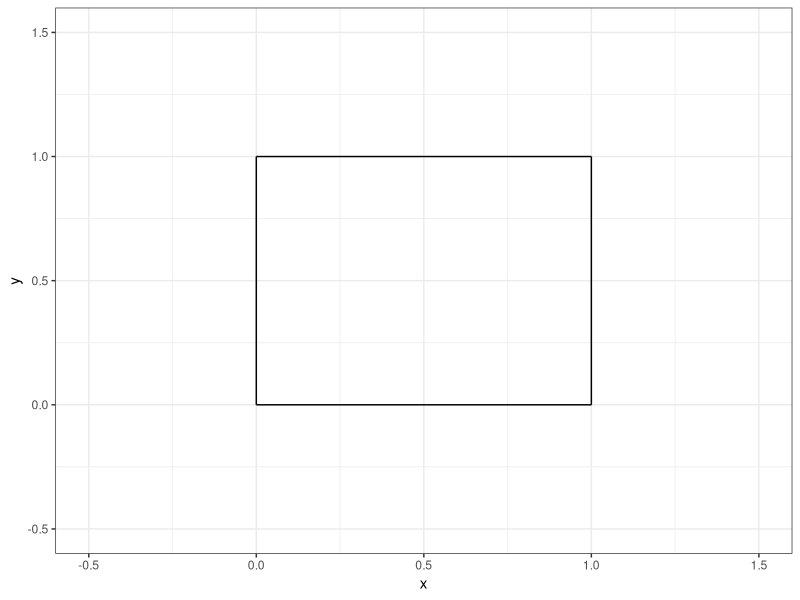
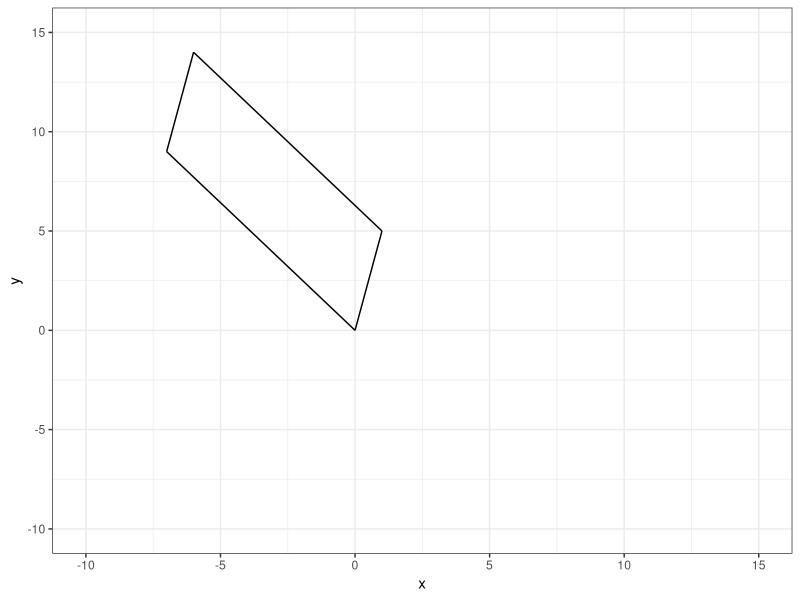
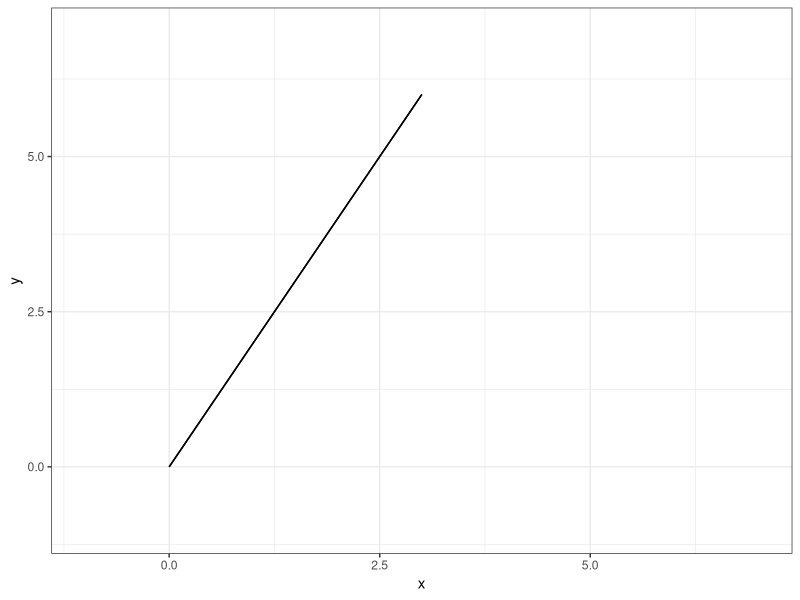

Reproduce these figures in R, in order.
## ---- chunk 1
#| echo: false

default_chunk_hook  <- knitr::knit_hooks$get("chunk")

latex_font_size <- c("Huge", "huge", "LARGE", "Large", 
                     "large", "normalsize", "small", 
                     "footnotesize", "scriptsize", "tiny")

knitr::knit_hooks$set(chunk = function(x, options) {
  x <- default_chunk_hook(x, options)
  if(options$size %in% latex_font_size) {
    paste0("\n \\", options$size, "\n\n", 
      x, 
      "\n\n \\normalsize"
    )
  } else {
    x
  }
})

## ---- chunk 2
#| label: load-packages
#| include: false
library(tidyverse)
## ---- chunk 3
#| label: fig-unitsquare
#| fig-cap: "The unit square."
#| fig-width: 3
#| fig-height: 3
#| scale: "80%"
#| fig-align: "center"
#| size: "scriptsize"
ggplot() +
  geom_segment(aes(x = 0, xend = 0,
                   y=0, yend = 1))+
  geom_segment(aes(x = 0, xend = 1,
                   y=1, yend = 1))+
  geom_segment(aes(x = 1, xend = 1,
                   y=0, yend = 1))+
  geom_segment(aes(x = 0, xend = 1,
                   y=0, yend = 0)) +
  theme_bw() + 
  xlim(-0.5, 1.5)+
  ylim(-0.5, 1.5)+
  labs(x = "x", 
       y = "y")
## ---- chunk 4
#| size: "scriptsize"
#| code-fold: FALSE
(M = diag(2))
## ---- chunk 5
#| size: "scriptsize"
#| code-fold: FALSE
(A = matrix(c(1,-7,5,9),2,2,T))
## ---- chunk 6
#| size: "scriptsize"
#| code-fold: FALSE
(T = A %*% M)
## ---- chunk 7
#| size: "scriptsize"
#| code-fold: FALSE
(basis_vector_1 = T[,1])
(basis_vector_2 = T[,2])
## ---- chunk 8
#| size: "scriptsize"
#| code-fold: FALSE
(p_0 = c(0,0))
(p_1 = basis_vector_1)
(p_2 = basis_vector_1 + basis_vector_2)
(p_3 = basis_vector_2)
## ---- chunk 9
#| label: fig-unitsquare-T
#| fig-cap: "The T square."
#| fig-width: 3
#| fig-height: 3
#| scale: "80%"
#| fig-align: "center"
#| size: "scriptsize"
ggplot() +
  geom_segment(aes(x = p_0[1], xend = p_1[1],
                   y= p_0[2], yend = p_1[2]))+
  geom_segment(aes(x = p_1[1], xend = p_2[1],
                   y= p_1[2], yend = p_2[2]))+
  geom_segment(aes(x = p_2[1], xend = p_3[1],
                   y= p_2[2], yend = p_3[2]))+
  geom_segment(aes(x = p_3[1], xend = p_0[1],
                   y= p_3[2], yend = p_0[2])) +
  theme_bw() + 
  xlim(-10, 15)+
  ylim(-10, 15)+
  labs(x = "x", 
       y = "y")
## ---- chunk 10
(determinant_A = det(A))
## ---- chunk 11
#| size: "scriptsize"
#| code-fold: FALSE
(A = matrix(c(1,2,2,4),2,2,T))
## ---- chunk 12
#| size: "scriptsize"
#| code-fold: FALSE
(T = A %*% M)
## ---- chunk 13
#| size: "scriptsize"
#| code-fold: FALSE
(basis_vector_1 = T[,1])
(basis_vector_2 = T[,2])
## ---- chunk 14
#| size: "scriptsize"
#| code-fold: FALSE
(p_0 = c(0,0))
(p_1 = basis_vector_1)
(p_2 = basis_vector_1 + basis_vector_2)
(p_3 = basis_vector_2)
## ---- chunk 15
#| label: fig-unitsquare-T-2
#| fig-cap: "The T-2 square."
#| fig-width: 3
#| fig-height: 3
#| scale: "80%"
#| fig-align: "center"
#| size: "scriptsize"
ggplot() +
  geom_segment(aes(x = p_0[1], xend = p_1[1],
                   y= p_0[2], yend = p_1[2]))+
  geom_segment(aes(x = p_1[1], xend = p_2[1],
                   y= p_1[2], yend = p_2[2]))+
  geom_segment(aes(x = p_2[1], xend = p_3[1],
                   y= p_2[2], yend = p_3[2]))+
  geom_segment(aes(x = p_3[1], xend = p_0[1],
                   y= p_3[2], yend = p_0[2])) +
  theme_bw() + 
  xlim(-1, 7)+
  ylim(-1, 7)+
  labs(x = "x", 
       y = "y")
